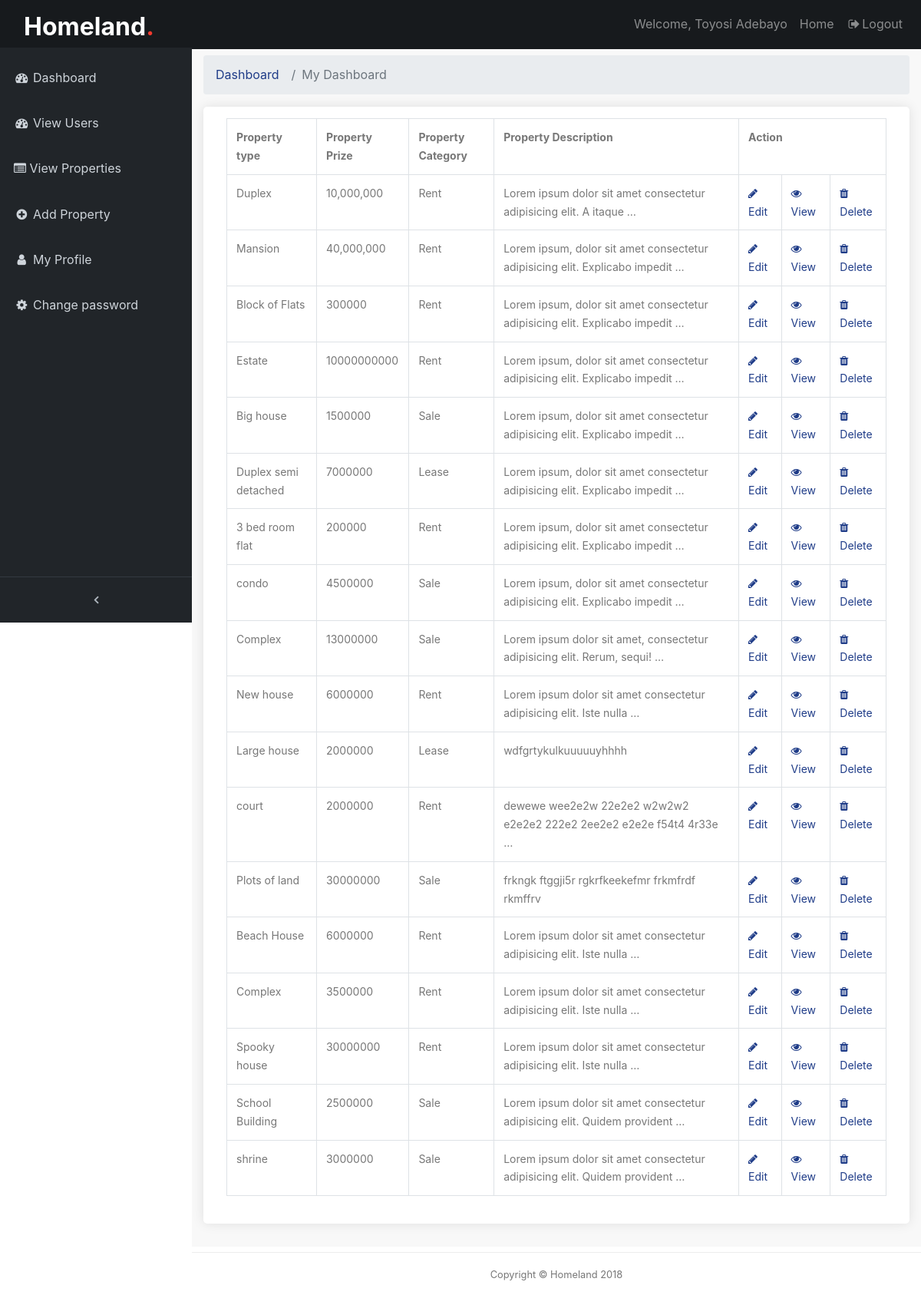
The app's page /backend/allpost-page/ (signed in), older data.
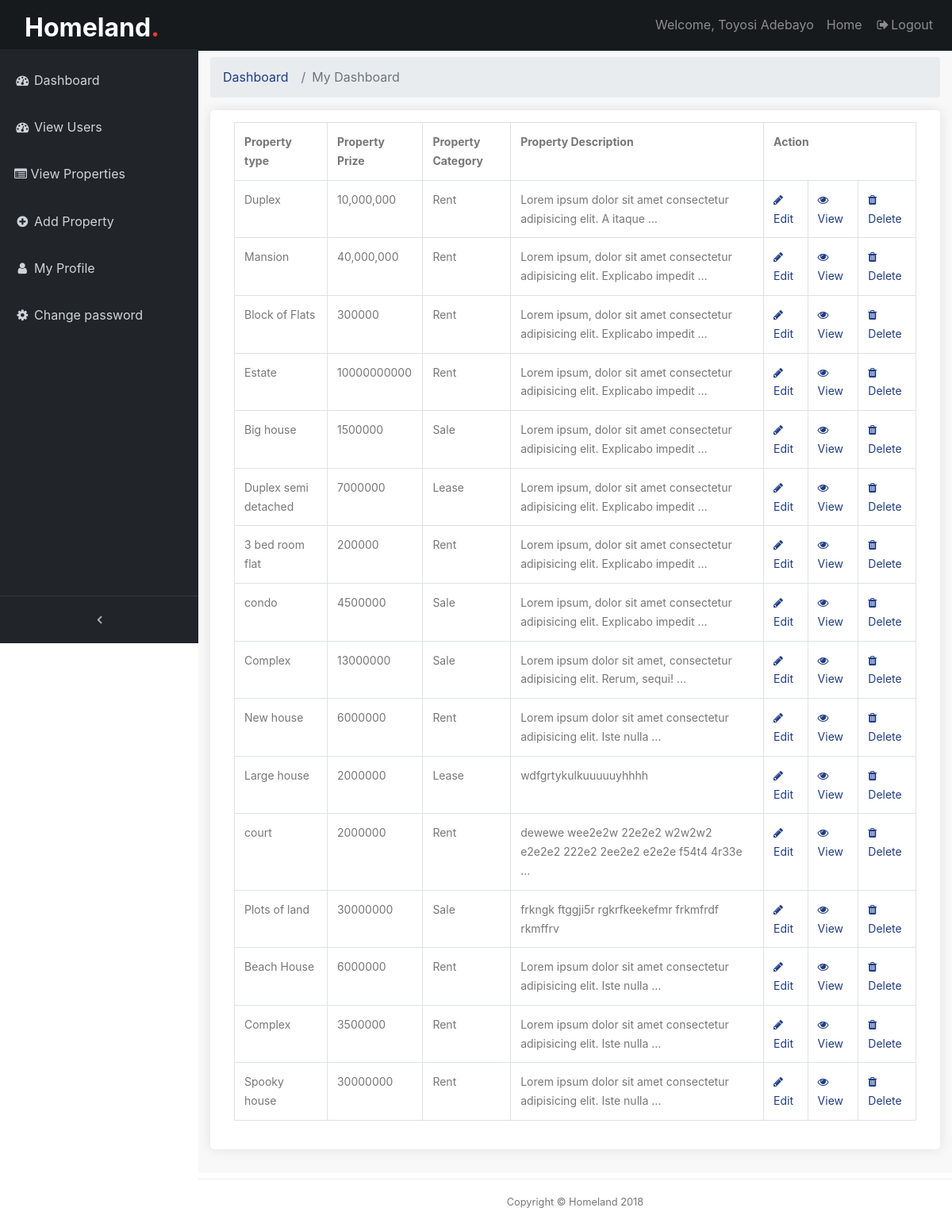
The same page, newer data.
### frontend/models.py (models this page shows, shortened)
class PostPage(models.Model):
    pst_image1 = models.ImageField(null=True, verbose_name='Image1', blank=True, upload_to='uploads/')
    pst_image2 = models.ImageField(null=True, verbose_name='Image2', blank=True, upload_to='uploads/')
    pst_image3 = models.ImageField(null=True, verbose_name='Image3', blank=True, upload_to='uploads/')
    pst_image4 = models.ImageField(null=True, verbose_name='Image4', blank=True, upload_to='uploads/')
    pst_image5 = models.ImageField(null=True, verbose_name='Image5', blank=True, upload_to='uploads/')
    pst_title = models.CharField(max_length=150, verbose_name='House type')
    pst_description = models.TextField(max_length=350, verbose_name='Description')
    user = models.ForeignKey(User, on_delete=models.CASCADE)
    price = models.CharField(max_length=150, verbose_name='Price')
    room =  models.IntegerField(verbose_name='Rooms')
    bath = models.IntegerField( null=True, verbose_name='Bathrooms')
    toilet = models.IntegerField( null=True, verbose_name='Toilet')
    category = models.ManyToManyField(Category, verbose_name='Offer type')
    posted = models.DateTimeField(default = datetime.now)
    featured = models.BooleanField(blank=True)
    sponsored = models.BooleanField(blank=True)
    class Meta():
        verbose_name_plural = 'Post'

class Category(models.Model):
    cat_name = models.CharField(max_length=100, verbose_name='Category Name')
    cat_desc = models.TextField(blank=True, null=True, verbose_name='Description')
    class Meta():
        verbose_name_plural='Post Category'

### backend/views.py (the view)
# urls.py: path('allpost-page/', views.allPosts, name='allPosts'),
@login_required(login_url='/backend/login')
def allPosts(request):
    posts = PostPage.objects.all()
    return render(request, 'backend/allposts.html', {'pst': posts})

### frontend/custom_processor.py (called while the page is built)
def cat_menu(request):
    category = Category.objects.all()
    return {'category': category}

### templates/backend/allposts.html (shortened to what this page needs)
{% extends 'backend/base.html' %}
{% load static %}
{% block content %}
  <div class="content-wrapper">
        <div class="container-fluid">
            <ol class="breadcrumb">
                <li class="breadcrumb-item">
                <a href="#">Dashboard</a>
                </li>
                <li class="breadcrumb-item active">My Dashboard</li>
            </ol>
            <div class="box_general padding_bottom">
                <table class="table table-bordered">
                    <tr>
                        <th>Property type</th>
                        <th>Property Prize</th>
                        <th>Property Category</th>
                        <th>Property Description</th>
                        <th colspan="3">Action</th>
                    </tr>
                    {% if pst %}
                    {% for a in pst %}
                        <tr>
                            <td>{{ a.pst_title }}</td>
                            <td>{{ a.price }}</td>
                            {% for c in a.category.all %}
                            <td>{{ c.cat_name }}</td>
                            {% endfor %}
                            <td>
                                {{ a.pst_description|truncatewords:10 }}
                            </td>
                            <td>
                                <a href="{% url 'backend:postEdit' a.id %}">
                                <span class="fa fa-pencil"></span>
                                Edit
                                </a>
                            </td>
                            <td>
                                <a href="{% url 'backend:detailView' a.id %}">
                                <span class="fa fa-eye"></span>
                                View
                                </a>
                            </td>
                            <td>
                            <a href="{% url 'backend:delete_post' a.id %}">
                                <span class="fa fa-trash"></span>
                                Delete
                            </a>
                            </td>
                        </tr>
                    {% endfor %}
                    {% endif %}
                </table>
            </div>
        </div>
  </div>
{% endblock %}

Row changes from the older to the newer data that the page shows:
removed PostPage: pst_title "School Building", price "2500000", pst_description "Lorem ipsum dolor sit amet consectetur adipisicing elit. Quidem provident …", Category (cat_name "Sale")
removed PostPage: pst_title "shrine", price "3000000", pst_description "Lorem ipsum dolor sit amet consectetur adipisicing elit. Quidem provident …", Category (cat_name "Sale")
